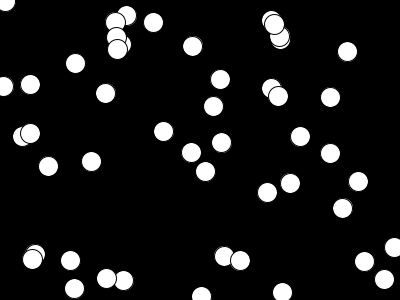
Frame 1 (no input)
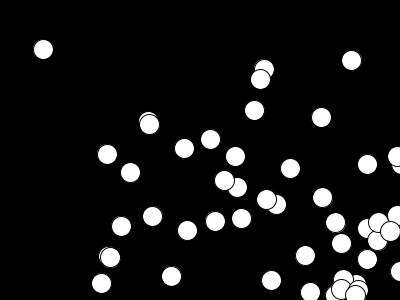
Frame 60 (the mouse pressed at the canvas centre just before this capture)
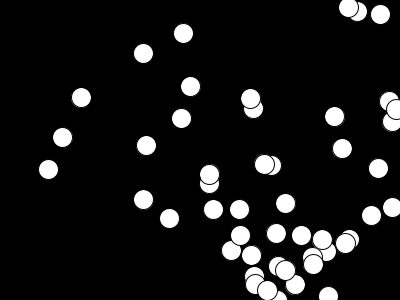
Frame 120 (the mouse held since frame 60 and released just before this capture)

The Processing sketch that drew these frames (run headless with seeded random() and noise(); from frame 60 on, the mouse is pressed at the canvas centre):

// Processing sketch: arrayBounce
// ── arrayBounce.pde
Particle[] a;

void setup(){
  size(400, 300);
  a = new Particle[49];
  int count = 0;
  for(int r = 0; r < 7; r++){
    for(int c = 0; c < 7; c++){
      a[count] = new Particle((int)(Math.random() * width), (int)(Math.random() * height), 
                              (float)(Math.random() * 3) + 0.5, (float)(Math.random() * 3) + 0.5);
      count++;
    }
  }
}

void draw(){
  background(0);
  for(Particle particle : a){
    particle.move();
  }
}
// ── Particle.pde
class Particle{
  PVector location;
  PVector velocity;
  
  Particle(int x, int y, float vx, float vy){
    location = new PVector(x, y);
    velocity = new PVector(vx, vy);
  }
  
  void move(){
    location.add(velocity);
    if(location.x < 0 || location.x > width){
      velocity.x *= -1;
    }
    if(location.y < 0 || location.y > height){
      velocity.y *= -1;
    }
    ellipse(location.x, location.y, 20, 20);
  }
}
